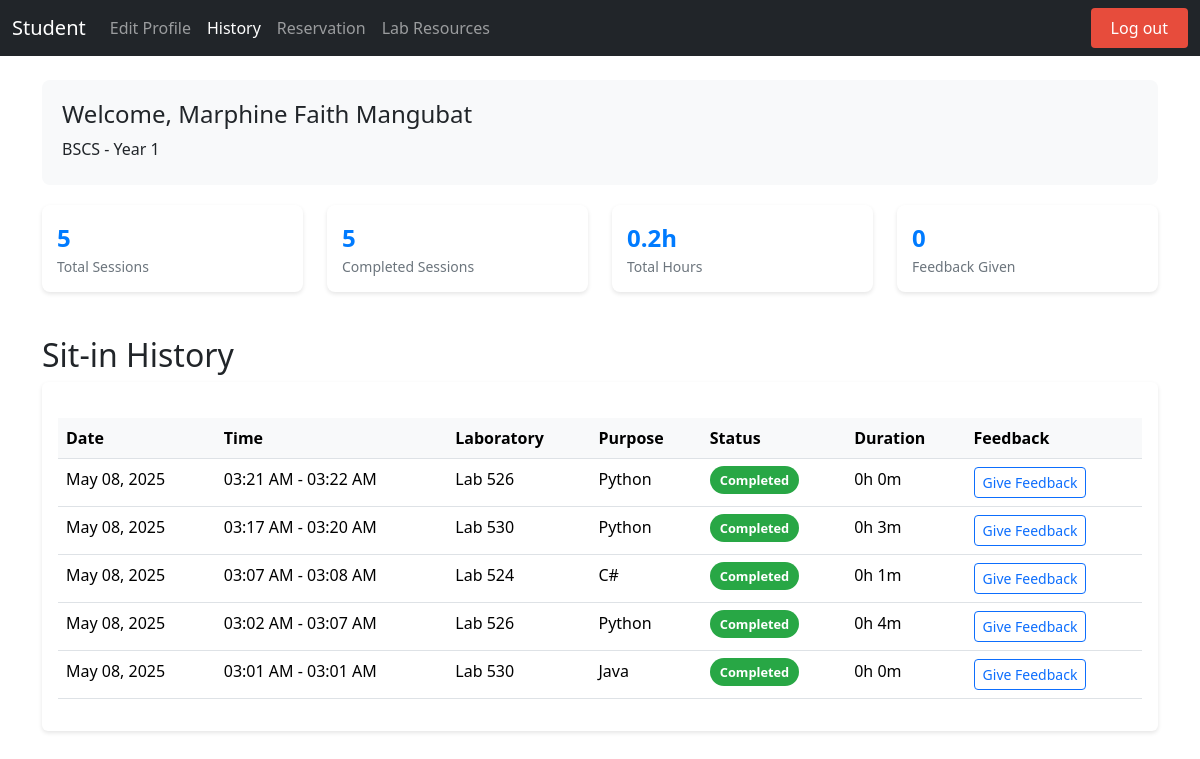
Screenshot of /history.php (signed in) with the database file from the repository.
### tables this page shows
CREATE TABLE `user` (
  `IDNO` int(11) NOT NULL,
  `Lastname` varchar(50) NOT NULL,
  `Firstname` varchar(50) NOT NULL,
  `Midname` varchar(50) NOT NULL,
  `course` varchar(50) NOT NULL,
  `year_level` int(11) NOT NULL,
  `username` varchar(50) NOT NULL,
  `password` varchar(255) NOT NULL,
  `profilepic` varchar(255) NOT NULL DEFAULT 'default.png',
  `session_count` int(11) NOT NULL DEFAULT 30
);

CREATE TABLE `sitin_records` (
  `ID` int(11) NOT NULL,
  `IDNO` int(11) NOT NULL,
  `PURPOSE` varchar(255) NOT NULL,
  `LABORATORY` varchar(30) NOT NULL,
  `TIME_IN` datetime NOT NULL,
  `TIME_OUT` datetime DEFAULT NULL
);

### history.php (the view, shortened to what this page needs)
<?php
require_once 'connect.php';
$sql = "SELECT sr.*, f.RATING, f.COMMENT
        FROM sitin_records sr
        LEFT JOIN feedback f ON sr.ID = f.SITIN_RECORD_ID
        WHERE sr.IDNO = ?
        ORDER BY sr.TIME_IN DESC";
$stmt = $conn->prepare($sql);
$stmt->bind_param("s", $_SESSION['IDNO']);
$stmt->execute();
$result = $stmt->get_result();
$user_sql = "SELECT Firstname, Lastname, Midname, course, year_level FROM user WHERE IDNO = ?";
$user_stmt = $conn->prepare($user_sql);
$user_stmt->bind_param("s", $_SESSION['IDNO']);
$user_stmt->execute();
$user_info = $user_stmt->get_result()->fetch_assoc();
?>
<!DOCTYPE html>
<html lang="en">
<head>
    <link href="https://cdn.jsdelivr.net/npm/bootstrap@5.3.3/dist/css/bootstrap.min.css" rel="stylesheet">
    <link rel="stylesheet" href="https://cdnjs.cloudflare.com/ajax/libs/font-awesome/6.0.0/css/all.min.css">
</head>
<body>
    <nav class="navbar navbar-expand-lg navbar-dark bg-dark">
        <div class="container-fluid">
            <a class="navbar-brand" href="dashboard.php">Student</a>
            <div class="collapse navbar-collapse" id="navbarNav">
                <ul class="navbar-nav">
                    <li class="nav-item"><a class="nav-link" href="edit.php">Edit Profile</a></li>
                    <li class="nav-item"><a class="nav-link active" href="history.php">History</a></li>
                    <li class="nav-item"><a class="nav-link" href="reservation.php">Reservation</a></li>
                    <li class="nav-item"><a class="nav-link" href="view_lab_resources.php">Lab Resources</a></li>
                </ul>
                <a href="login.php?logout=true" class="logout-btn ms-auto">Log out</a>
            </div>
        </div>
    </nav>
    <div class="container mt-4">
        <div class="user-info-card">
            <div class="row">
                <div class="col-md-6">
                    <h4>Welcome, <?php echo htmlspecialchars($user_info['Firstname'] . ' ' . $user_info['Lastname']); ?></h4>
                    <p class="mb-1"><?php echo htmlspecialchars($user_info['course'] . ' - Year ' . $user_info['year_level']); ?></p>
                </div>
            </div>
        </div>
        <div class="row mb-4">
            <?php
            $total_sessions = 0;
            $completed_sessions = 0;
            $total_duration = 0;
            $feedback_count = 0;
            $result->data_seek(0);
            while ($row = $result->fetch_assoc()) {
                $total_sessions++;
                if ($row['TIME_OUT']) {
                    $completed_sessions++;
                    $duration = strtotime($row['TIME_OUT']) - strtotime($row['TIME_IN']);
                    $total_duration += $duration;
                }
            }
            $result->data_seek(0);
            ?>
            <div class="col-md-3">
                <div class="stats-card">
                    <div class="stats-number"><?php echo $total_sessions; ?></div>
                    <div class="stats-label">Total Sessions</div>
                </div>
            </div>
            <div class="col-md-3">
                <div class="stats-card">
                    <div class="stats-number"><?php echo $completed_sessions; ?></div>
                    <div class="stats-label">Completed Sessions</div>
                </div>
            </div>
            <div class="col-md-3">
                <div class="stats-card">
                    <div class="stats-number"><?php echo round($total_duration / 3600, 1); ?>h</div>
                    <div class="stats-label">Total Hours</div>
                </div>
            </div>
            <div class="col-md-3">
                <div class="stats-card">
                    <div class="stats-number"><?php echo $feedback_count; ?></div>
                    <div class="stats-label">Feedback Given</div>
                </div>
            </div>
        </div>
        <h2>Sit-in History</h2>
        <div class="card history-card">
            <div class="card-body">
                <div class="table-responsive">
                    <table class="table table-hover">
                        <thead>
                            <tr>
                                <th>Date</th>
                                <th>Time</th>
                                <th>Laboratory</th>
                                <th>Purpose</th>
                                <th>Status</th>
                                <th>Duration</th>
                                <th>Feedback</th>
                            </tr>
                        </thead>
                        <tbody>
                            <?php while ($row = $result->fetch_assoc()): ?>
                                <tr>
                                    <td><?php echo date('M d, Y', strtotime($row['TIME_IN'])); ?></td>
                                    <td>
                                        <?php
                                        echo date('h:i A', strtotime($row['TIME_IN']));
                                        if ($row['TIME_OUT']) {
                                            echo ' - ' . date('h:i A', strtotime($row['TIME_OUT']));
                                        }
                                        ?>
                                    </td>
                                    <td>Lab <?php echo htmlspecialchars($row['LABORATORY']); ?></td>
                                    <td><?php echo htmlspecialchars($row['PURPOSE']); ?></td>
                                    <td>
                                        <?php if ($row['TIME_OUT']): ?>
                                            <span class="status-badge status-completed">Completed</span>
                                        <?php else: ?>
                                            <span class="status-badge status-ongoing">Ongoing</span>
                                        <?php endif; ?>
                                    </td>
                                    <td>
                                        <?php
                                        if ($row['TIME_OUT']) {
                                            $duration = strtotime($row['TIME_OUT']) - strtotime($row['TIME_IN']);
                                            $hours = floor($duration / 3600);
                                            $minutes = floor(($duration % 3600) / 60);
                                            echo $hours . 'h ' . $minutes . 'm';
                                        } else {
                                            echo '-';
                                        }
                                        ?>
                                    </td>
                                    <td>
                                        <?php if ($row['RATING']): ?>
                                            <div class="rating-stars">
                                                <?php
                                                for ($i = 1; $i <= 5; $i++) {
                                                    echo $i <= $row['RATING'] ? '★' : '☆';
                                                }
                                                ?>
                                            </div>
                                            <?php if ($row['COMMENT']): ?>
                                                <small class="text-muted d-block">
                                                    <?php echo htmlspecialchars(substr($row['COMMENT'], 0, 50)) . (strlen($row['COMMENT']) > 50 ? '...' : ''); ?>
                                                </small>
                                            <?php endif; ?>
                                        <?php elseif ($row['TIME_OUT']): ?>
                                            <a href="feedback.php?sitin_id=<?php echo $row['ID']; ?>" class="btn btn-sm btn-outline-primary">Give Feedback</a>
                                        <?php else: ?>
                                            -
                                        <?php endif; ?>
                                    </td>
                                </tr>
                            <?php endwhile; ?>
                        </tbody>
                    </table>
                </div>
            </div>
        </div>
    </div>
</body>
</html>

### history.php (style rules this page uses)
body { display: flex; min-height: 100vh; flex-direction: column; }
.logout-btn { background-color: #e74c3c; color: white !important; padding: 8px 20px !important; border-radius: 4px; transition: all 0.3s ease; margin-left: 20px; text-decoration: none; }
.history-card { margin-bottom: 20px; border: none; box-shadow: 0 2px 4px rgba(0,0,0,0.1); }
.status-badge { padding: 5px 10px; border-radius: 15px; font-size: 0.8em; font-weight: bold; }
.status-completed { background-color: #28a745; color: white; }
.table-responsive { margin-top: 20px; }
.table th { background-color: #f8f9fa; }
.user-info-card { background-color: #f8f9fa; border-radius: 8px; padding: 20px; margin-bottom: 20px; }
.stats-card { background-color: #fff; border-radius: 8px; padding: 15px; margin-bottom: 20px; box-shadow: 0 2px 4px rgba(0,0,0,0.1); }
.stats-number { font-size: 24px; font-weight: bold; color: #007bff; }
.stats-label { color: #6c757d; font-size: 14px; }

### rows the page displays
user: Firstname+Lastname "Marphine Faith Mangubat", course+year_level "BSCS - Year 1"
sitin_records: TIME_IN "May 08, 2025", TIME_IN "03:21 AM", TIME_OUT "03:22 AM", LABORATORY "526", PURPOSE "Python", shows "Completed", hours "0", minutes "0"
sitin_records: TIME_IN "May 08, 2025", TIME_IN "03:17 AM", TIME_OUT "03:20 AM", LABORATORY "530", PURPOSE "Python", shows "Completed", hours "0", minutes "3"
sitin_records: TIME_IN "May 08, 2025", TIME_IN "03:07 AM", TIME_OUT "03:08 AM", LABORATORY "524", PURPOSE "C#", shows "Completed", hours "0", minutes "1"
sitin_records: TIME_IN "May 08, 2025", TIME_IN "03:02 AM", TIME_OUT "03:07 AM", LABORATORY "526", PURPOSE "Python", shows "Completed", hours "0", minutes "4"
sitin_records: TIME_IN "May 08, 2025", TIME_IN "03:01 AM", TIME_OUT "03:01 AM", LABORATORY "530", PURPOSE "Java", shows "Completed", hours "0", minutes "0"

### other values shown
$total_sessions "5"
$completed_sessions "5"
$total_duration / 3600 "0.2"
$feedback_count "0"
